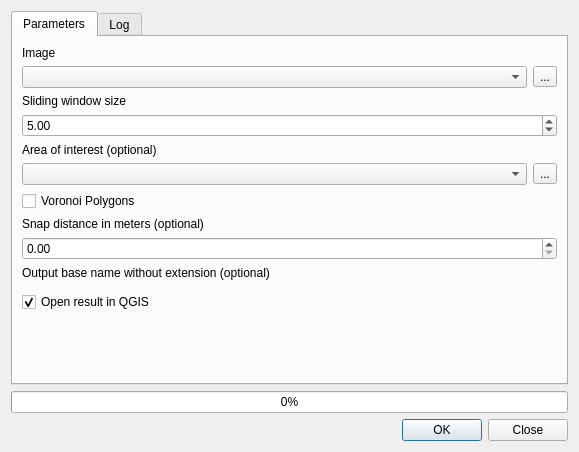
<?xml version="1.0" encoding="UTF-8"?>
<ui version="4.0">
 <class>QDialog</class>
 <widget class="QDialog" name="QDialog">
  <property name="geometry">
   <rect>
    <x>0</x>
    <y>0</y>
    <width>579</width>
    <height>452</height>
   </rect>
  </property>
  <property name="windowTitle">
   <string>Tree Density Calculator</string>
  </property>
  <property name="toolTip">
   <string/>
  </property>
  <property name="toolTipDuration">
   <number>-1</number>
  </property>
  <property name="statusTip">
   <string/>
  </property>
  <property name="whatsThis">
   <string/>
  </property>
  <property name="accessibleName">
   <string/>
  </property>
  <property name="accessibleDescription">
   <string/>
  </property>
  <property name="locale">
   <locale language="English" country="UnitedKingdom"/>
  </property>
  <property name="windowFilePath">
   <string/>
  </property>
  <property name="sizeGripEnabled">
   <bool>false</bool>
  </property>
  <property name="modal">
   <bool>false</bool>
  </property>
  <layout class="QVBoxLayout" name="verticalLayout">
   <property name="spacing">
    <number>6</number>
   </property>
   <item>
    <widget class="QScrollArea" name="scrollArea">
     <property name="styleSheet">
      <string notr="true"/>
     </property>
     <property name="frameShape">
      <enum>QFrame::NoFrame</enum>
     </property>
     <property name="frameShadow">
      <enum>QFrame::Sunken</enum>
     </property>
     <property name="widgetResizable">
      <bool>true</bool>
     </property>
     <widget class="QWidget" name="scrollAreaContent">
      <property name="geometry">
       <rect>
        <x>0</x>
        <y>0</y>
        <width>557</width>
        <height>366</height>
       </rect>
      </property>
      <layout class="QVBoxLayout" name="verticalLayout_2">
       <property name="spacing">
        <number>0</number>
       </property>
       <property name="leftMargin">
        <number>0</number>
       </property>
       <property name="topMargin">
        <number>0</number>
       </property>
       <property name="rightMargin">
        <number>0</number>
       </property>
       <property name="bottomMargin">
        <number>0</number>
       </property>
       <item>
        <widget class="QTabWidget" name="tabWidget">
         <property name="currentIndex">
          <number>0</number>
         </property>
         <widget class="QWidget" name="tab">
          <attribute name="title">
           <string>Parameters</string>
          </attribute>
          <layout class="QVBoxLayout" name="verticalLayout_3">
           <item>
            <widget class="QLabel" name="label">
             <property name="maximumSize">
              <size>
               <width>200</width>
               <height>16777215</height>
              </size>
             </property>
             <property name="text">
              <string>Image</string>
             </property>
            </widget>
           </item>
           <item>
            <layout class="QHBoxLayout" name="horizontalLayout_2">
             <item>
              <widget class="QgsMapLayerComboBox" name="imageComboBox"/>
             </item>
             <item>
              <widget class="QToolButton" name="imageButton">
               <property name="text">
                <string>...</string>
               </property>
              </widget>
             </item>
            </layout>
           </item>
           <item>
            <widget class="QLabel" name="label_1">
             <property name="maximumSize">
              <size>
               <width>200</width>
               <height>16777215</height>
              </size>
             </property>
             <property name="text">
              <string>Sliding window size</string>
             </property>
            </widget>
           </item>
           <item>
            <widget class="QDoubleSpinBox" name="windowSpinBox">
             <property name="value">
              <double>5.000000000000000</double>
             </property>
            </widget>
           </item>
           <item>
            <widget class="QLabel" name="label_3">
             <property name="text">
              <string>Area of interest (optional)</string>
             </property>
            </widget>
           </item>
           <item>
            <layout class="QHBoxLayout" name="horizontalLayout_3">
             <item>
              <widget class="QgsMapLayerComboBox" name="maskComboBox">
               <property name="allowEmptyLayer" stdset="0">
                <bool>true</bool>
               </property>
              </widget>
             </item>
             <item>
              <widget class="QToolButton" name="maskButton">
               <property name="text">
                <string>...</string>
               </property>
              </widget>
             </item>
            </layout>
           </item>
           <item>
            <widget class="QCheckBox" name="VoronoiCheckBox">
             <property name="text">
              <string>Voronoi Polygons</string>
             </property>
            </widget>
           </item>
           <item>
            <widget class="QLabel" name="label_4">
             <property name="text">
              <string>Snap distance in meters (optional)</string>
             </property>
            </widget>
           </item>
           <item>
            <widget class="QDoubleSpinBox" name="SNAPSpinBox"/>
           </item>
           <item>
            <widget class="QLabel" name="label_2">
             <property name="text">
              <string>Output base name without extension (optional)</string>
             </property>
            </widget>
           </item>
           <item>
            <widget class="QgsFileWidget" name="outputFileWidget" native="true">
             <property name="filter" stdset="0">
              <string/>
             </property>
            </widget>
           </item>
           <item>
            <widget class="QCheckBox" name="openCheckBox">
             <property name="text">
              <string>Open result in QGIS</string>
             </property>
             <property name="checked">
              <bool>true</bool>
             </property>
            </widget>
           </item>
           <item>
            <spacer name="verticalSpacer">
             <property name="orientation">
              <enum>Qt::Vertical</enum>
             </property>
             <property name="sizeHint" stdset="0">
              <size>
               <width>20</width>
               <height>40</height>
              </size>
             </property>
            </spacer>
           </item>
          </layout>
         </widget>
         <widget class="QWidget" name="tab_log">
          <attribute name="title">
           <string>Log</string>
          </attribute>
          <layout class="QVBoxLayout" name="verticalLayout_4">
           <item>
            <widget class="QTextBrowser" name="logBrowser"/>
           </item>
          </layout>
         </widget>
        </widget>
       </item>
      </layout>
     </widget>
    </widget>
   </item>
   <item>
    <widget class="QProgressBar" name="progressBar">
     <property name="value">
      <number>0</number>
     </property>
    </widget>
   </item>
   <item>
    <widget class="QDialogButtonBox" name="OKClose">
     <property name="standardButtons">
      <set>QDialogButtonBox::Close|QDialogButtonBox::Ok</set>
     </property>
    </widget>
   </item>
  </layout>
  <action name="imageAction">
   <property name="text">
    <string>...</string>
   </property>
   <property name="iconText">
    <string>...</string>
   </property>
   <property name="toolTip">
    <string>browse of a raster image</string>
   </property>
  </action>
  <action name="maskAction">
   <property name="text">
    <string>...</string>
   </property>
   <property name="iconText">
    <string>...</string>
   </property>
   <property name="toolTip">
    <string>browse of a vector layer</string>
   </property>
  </action>
 </widget>
 <customwidgets>
  <customwidget>
   <class>QgsFileWidget</class>
   <extends>QWidget</extends>
   <header>qgsfilewidget.h</header>
  </customwidget>
  <customwidget>
   <class>QgsMapLayerComboBox</class>
   <extends>QComboBox</extends>
   <header>qgsmaplayercombobox.h</header>
  </customwidget>
 </customwidgets>
 <resources/>
 <connections/>
</ui>
